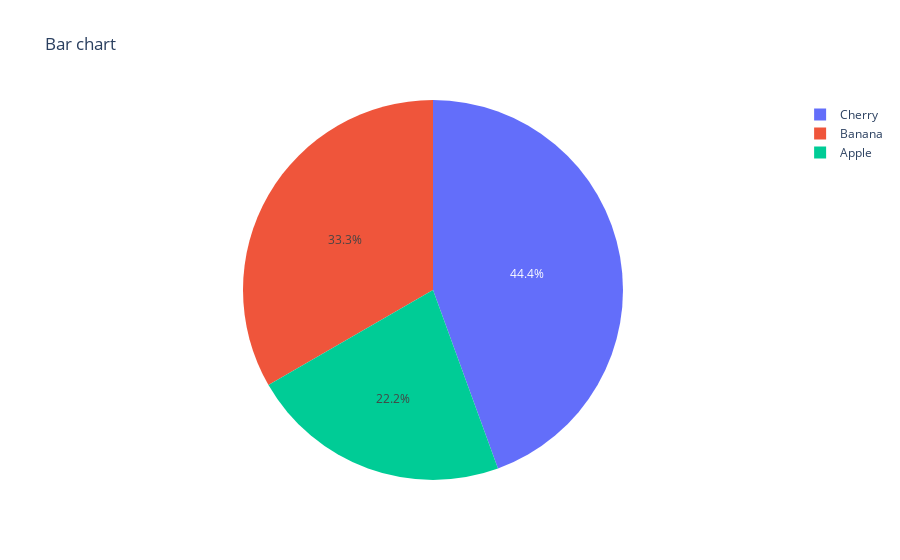

Notebook code cell kept with this figure:
### Code cell
import plotly.graph_objects as go
fig.update_layout(title="Bar chart")
fig.show()

### Figure 1 — Plotly figure (JSON) as saved in the notebook; plotly's stock layout.template omitted (floating-point values rounded to 4 significant figures)
{"data": [{"labels": ["Apple", "Banana", "Cherry"], "name": "Plot one", "type": "pie", "values": [10, 15, 20]}], "layout": {"title": {"text": "Bar chart"}}}
